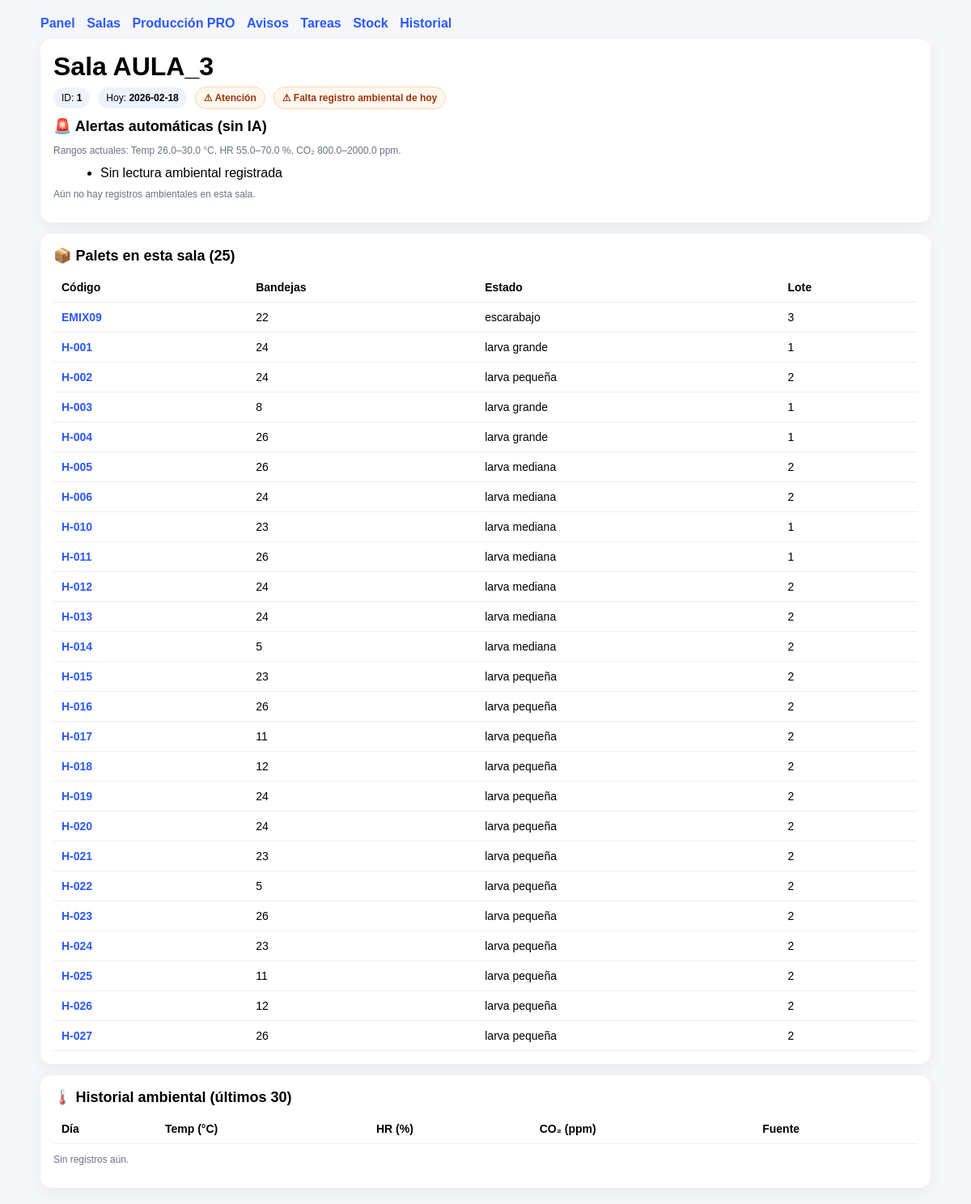
The app's page /ui/room/1 with its own data.
### app/models.py (models this page shows)
class Room(Base):
    __tablename__ = "rooms"
    id: Mapped[int] = mapped_column(Integer, primary_key=True, autoincrement=True)
    name: Mapped[str] = mapped_column(String(50), unique=True, index=True)
    target_temp_min: Mapped[float | None] = mapped_column(Float, nullable=True)
    target_temp_max: Mapped[float | None] = mapped_column(Float, nullable=True)
    target_rh_min: Mapped[float | None] = mapped_column(Float, nullable=True)
    target_rh_max: Mapped[float | None] = mapped_column(Float, nullable=True)
    target_co2_min: Mapped[float | None] = mapped_column(Float, nullable=True)
    target_co2_max: Mapped[float | None] = mapped_column(Float, nullable=True)
    pallets = relationship("Pallet", back_populates="room", cascade="all,delete")
    env_readings = relationship("EnvReading", back_populates="room", cascade="all,delete")

class Pallet(Base):
    __tablename__ = "pallets"
    id: Mapped[str] = mapped_column(String(36), primary_key=True, default=uuid_str)
    code: Mapped[str] = mapped_column(String(20), unique=True, index=True)  # PAL-000123
    created_at: Mapped[datetime] = mapped_column(DateTime, default=datetime.utcnow, index=True)
    status: Mapped[str] = mapped_column(String(20), default="active", index=True)
    tray_count: Mapped[int] = mapped_column(Integer, default=26)
    origin_lot: Mapped[str | None] = mapped_column(String(60), nullable=True, index=True)  # Lote Origen
    parent_lot: Mapped[str | None] = mapped_column(String(60), nullable=True, index=True)  # Lote Padre (texto)
    kg_per_tray: Mapped[float | None] = mapped_column(Float, nullable=True)  # Kg por Bandeja (estimado/medido)
    extraction_count: Mapped[int] = mapped_column(Integer, default=0)  # Nº Extracción acumulada
    logistic_status: Mapped[str | None] = mapped_column(String(40), nullable=True, index=True)  # Estado Logístico
    notes: Mapped[str | None] = mapped_column(String(255), nullable=True)
    is_closed: Mapped[bool] = mapped_column(Boolean, default=False, index=True)
    closed_at: Mapped[datetime | None] = mapped_column(DateTime, nullable=True, index=True)
    closed_reason: Mapped[str | None] = mapped_column(String(200), nullable=True)
    cycle_stage: Mapped[str] = mapped_column(String(30), default="ACTIVE", index=True)
    room_id: Mapped[int] = mapped_column(ForeignKey("rooms.id"))
    batch_month_id: Mapped[int] = mapped_column(ForeignKey("batch_months.id"))
    room = relationship("Room", back_populates="pallets")
    batch_month = relationship("BatchMonth")
    moves = relationship("PalletMove", back_populates="pallet", cascade="all,delete")
    feed_events = relationship("FeedEvent", back_populates="pallet", cascade="all,delete")
    sieve_events = relationship("SieveEvent", back_populates="pallet", cascade="all,delete")
    production_tasks = relationship("ProductionTask", back_populates="pallet", cascade="all,delete")

### app/routers/ui.py (the view)
@router.get("/ui/room/{room_id}", response_class=HTMLResponse)
def ui_room_detail(room_id: int, request: Request, db: Session = Depends(get_db)):
    room = db.query(models.Room).filter(models.Room.id == room_id).first()
    if not room:
        return RedirectResponse(url="/ui/rooms?error=Sala no encontrada", status_code=303)
    pallets = db.query(models.Pallet).filter(models.Pallet.room_id == room_id).order_by(models.Pallet.code).all()
    today = date.today()
    env_today = (
        db.query(models.EnvReading)
        .filter(models.EnvReading.room_id == room_id, models.EnvReading.day == today)
        .first()
    )
    env_rows = (
        db.query(models.EnvReading)
        .filter(models.EnvReading.room_id == room_id)
        .order_by(models.EnvReading.day.desc())
        .limit(30)
        .all()
    )
    latest = env_rows[0] if env_rows else None
    alerts = compute_env_alerts(latest)
    status = env_status(env_today is not None, latest)
    return templates.TemplateResponse(
        "room.html",
        {
            "request": request,
            "room": room,
            "today": today.isoformat(),
            "env_today": env_today,
            "latest": latest,
            "env_rows": env_rows,
            "pallets": pallets,
            "alerts": alerts,
            "status": status,
            "alert_rules": ALERT_RULES,
        },
    )

### app/templates/room.html (shortened to what this page needs)
{% extends "base.html" %}
{% block content %}
  <div class="card">
    <h1>Sala {{ room.name }}</h1>
    <div class="row">
      <span class="pill">ID: <b>{{ room.id }}</b></span>
      <span class="pill">Hoy: <b>{{ today }}</b></span>
      {% if status == "danger" %}
        <span class="pill danger">⛔ ALERTA</span>
      {% elif status == "warn" %}
        <span class="pill warn">⚠ Atención</span>
      {% else %}
        <span class="pill ok">✅ OK</span>
      {% endif %}
      {% if not env_today %}
        <span class="pill warn">⚠ Falta registro ambiental de hoy</span>
      {% else %}
        <span class="pill">✅ Ambiente hoy registrado</span>
      {% endif %}
    </div>
    <div style="margin-top:10px;">
      <h2>🚨 Alertas automáticas (sin IA)</h2>
      <p class="small">
        Rangos actuales: Temp {{ alert_rules.temp_c.min }}–{{ alert_rules.temp_c.max }} °C,
        HR {{ alert_rules.rh_pct.min }}–{{ alert_rules.rh_pct.max }} %,
        CO₂ {{ alert_rules.co2_ppm.min }}–{{ alert_rules.co2_ppm.max }} ppm.
      </p>
      {% if alerts|length == 0 %}
        <p class="small">Sin alertas.</p>
      {% else %}
        <ul>
          {% for a in alerts %}
            {% if "fuera de rango" in a %}
              <li><b style="color:#991b1b;">{{ a }}</b></li>
            {% else %}
              <li>{{ a }}</li>
            {% endif %}
          {% endfor %}
        </ul>
      {% endif %}
    </div>
    {% if latest %}
      <p class="small" style="margin-top:10px;">
        Último registro: <b>{{ latest.day }}</b> — Temp <b>{{ latest.temp_c }}</b>°C, HR <b>{{ latest.rh_pct }}</b>%, CO₂ <b>{{ latest.co2_ppm }}</b> ppm ({{ latest.source }})
      </p>
    {% else %}
      <p class="small" style="margin-top:10px;">Aún no hay registros ambientales en esta sala.</p>
    {% endif %}
  </div>
  <div class="card">
    <h2>📦 Palets en esta sala ({{ pallets|length }})</h2>
    <table>
      <thead>
        <tr>
          <th>Código</th>
          <th>Bandejas</th>
          <th>Estado</th>
          <th>Lote</th>
        </tr>
      </thead>
      <tbody>
        {% for p in pallets %}
          <tr>
            <td><a href="/ui/pallet/{{ p.id }}">{{ p.code }}</a></td>
            <td>{{ p.tray_count }}</td>
            <td>{{ p.status }}</td>
            <td>{{ p.batch_month_id }}</td>
          </tr>
        {% endfor %}
      </tbody>
    </table>
  </div>
  <div class="card">
    <h2>🌡️ Historial ambiental (últimos 30)</h2>
    <table>
      <thead>
        <tr>
          <th>Día</th>
          <th>Temp (°C)</th>
          <th>HR (%)</th>
          <th>CO₂ (ppm)</th>
          <th>Fuente</th>
        </tr>
      </thead>
    </table>
    {% if env_rows|length == 0 %}
      <p class="small">Sin registros aún.</p>
    {% endif %}
  </div>
{% endblock %}

### app/templates/base.html (style rules this page uses)
body { font-family: Arial, sans-serif; margin: 20px; background:#f6f7fb; }
a { color:#2b59ff; text-decoration:none; font-weight:bold; }
.card { background:white; border-radius: 14px; box-shadow: 0 6px 20px rgba(0,0,0,0.06); padding: 14px; }
.small { font-size: 12px; color:#6b7280; }
table { width:100%; border-collapse: collapse; }
th, td { text-align:left; padding:10px; border-bottom:1px solid #eee; font-size: 14px; vertical-align: middle; }

### app/templates/room.html (style rules this page uses)
body { font-family: Arial, sans-serif; margin: 20px; background:#f6f7fb; }
a { color:#2b59ff; text-decoration:none; font-weight:bold; }
.card { background: white; border-radius: 14px; padding: 16px; box-shadow: 0 6px 20px rgba(0,0,0,0.06); margin-bottom: 14px; }
h1 { margin: 0 0 6px; }
h2 { margin: 0 0 10px; font-size: 18px; }
.small { font-size: 12px; color:#6b7280; }
.row { display:flex; gap:10px; flex-wrap: wrap; align-items:center; }
.pill { display:inline-block; padding:6px 10px; border-radius:999px; font-size:12px; background:#eef2ff; }
.warn { background:#fff7ed; border:1px solid #fed7aa; color:#9a3412; font-weight:800; }
table { width:100%; border-collapse: collapse; }
th, td { text-align:left; padding:10px; border-bottom:1px solid #eee; font-size: 14px; vertical-align: middle; }
ul { margin: 6px 0 0 18px; }

### records on screen
Room: name "AULA_3", id "1"
Pallet: code "EMIX09", tray_count "22", status "escarabajo", batch_month_id "3"
Pallet: code "H-001", tray_count "24", status "larva grande", batch_month_id "1"
Pallet: code "H-002", tray_count "24", status "larva pequeña", batch_month_id "2"
Pallet: code "H-003", tray_count "8", status "larva grande", batch_month_id "1"
Pallet: code "H-004", tray_count "26", status "larva grande", batch_month_id "1"
Pallet: code "H-005", tray_count "26", status "larva mediana", batch_month_id "2"
Pallet: code "H-006", tray_count "24", status "larva mediana", batch_month_id "2"
Pallet: code "H-010", tray_count "23", status "larva mediana", batch_month_id "1"
Pallet: code "H-011", tray_count "26", status "larva mediana", batch_month_id "1"
Pallet: code "H-012", tray_count "24", status "larva mediana", batch_month_id "2"
Pallet: code "H-013", tray_count "24", status "larva mediana", batch_month_id "2"
Pallet: code "H-014", tray_count "5", status "larva mediana", batch_month_id "2"
Pallet: code "H-015", tray_count "23", status "larva pequeña", batch_month_id "2"
Pallet: code "H-016", tray_count "26", status "larva pequeña", batch_month_id "2"
Pallet: code "H-017", tray_count "11", status "larva pequeña", batch_month_id "2"
Pallet: code "H-018", tray_count "12", status "larva pequeña", batch_month_id "2"
Pallet: code "H-019", tray_count "24", status "larva pequeña", batch_month_id "2"
Pallet: code "H-020", tray_count "24", status "larva pequeña", batch_month_id "2"
Pallet: code "H-021", tray_count "23", status "larva pequeña", batch_month_id "2"
Pallet: code "H-022", tray_count "5", status "larva pequeña", batch_month_id "2"
Pallet: code "H-023", tray_count "26", status "larva pequeña", batch_month_id "2"
Pallet: code "H-024", tray_count "23", status "larva pequeña", batch_month_id "2"
Pallet: code "H-025", tray_count "11", status "larva pequeña", batch_month_id "2"
Pallet: code "H-026", tray_count "12", status "larva pequeña", batch_month_id "2"
Pallet: code "H-027", tray_count "26", status "larva pequeña", batch_month_id "2"

### other values on screen
{{ today }} "2026-02-18"
{{ alert_rules.temp_c.min }} "26.0"
{{ alert_rules.temp_c.max }} "30.0"
{{ alert_rules.rh_pct.min }} "55.0"
{{ alert_rules.rh_pct.max }} "70.0"
{{ alert_rules.co2_ppm.min }} "800.0"
{{ alert_rules.co2_ppm.max }} "2000.0"
{{ a }} "Sin lectura ambiental registrada"
{{ pallets|length }} "25"
